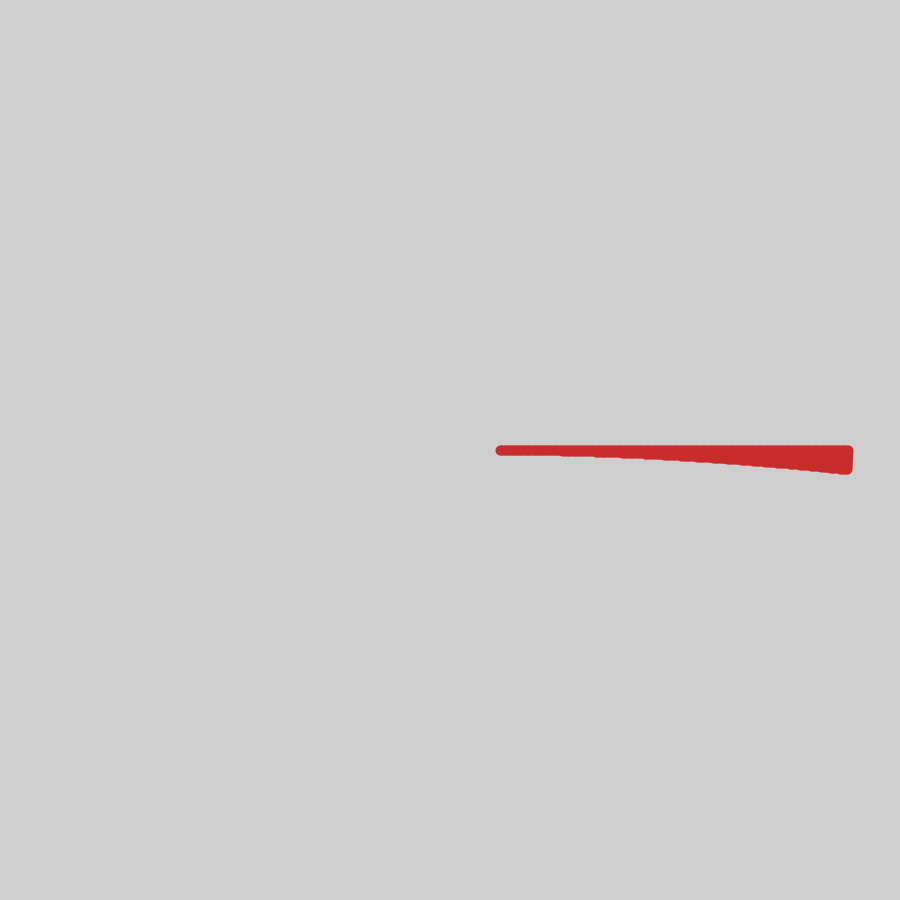
Frame 1 (no input)
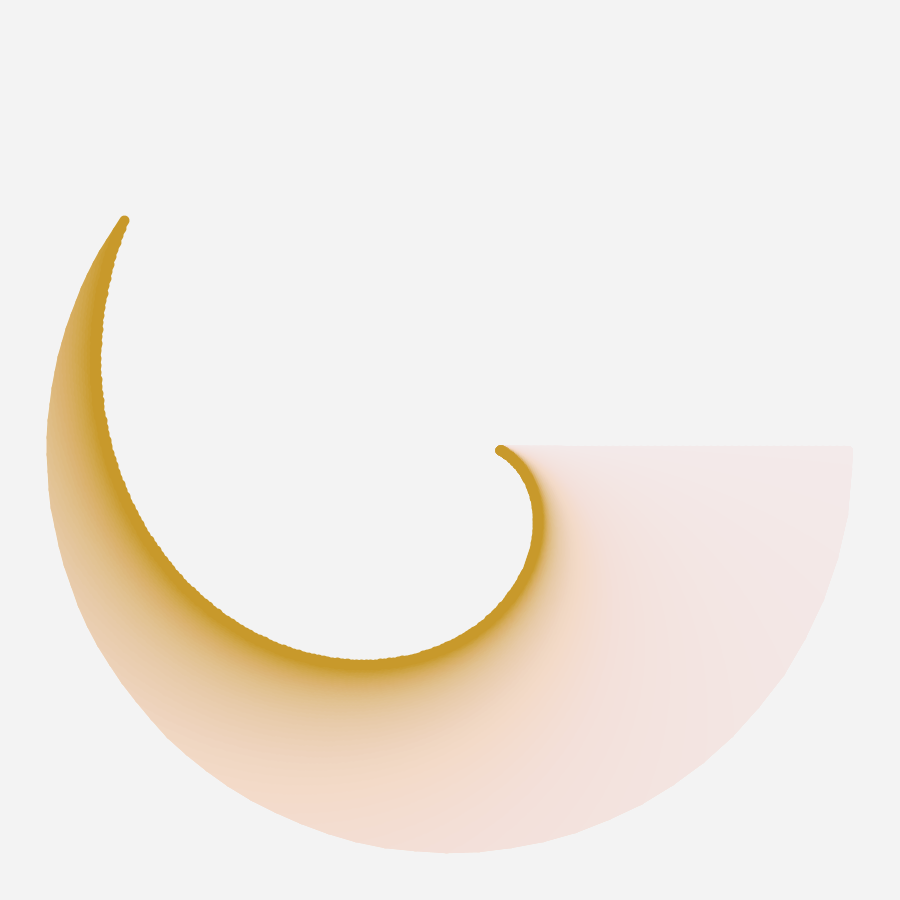
Frame 60 (the mouse pressed at the canvas centre just before this capture)
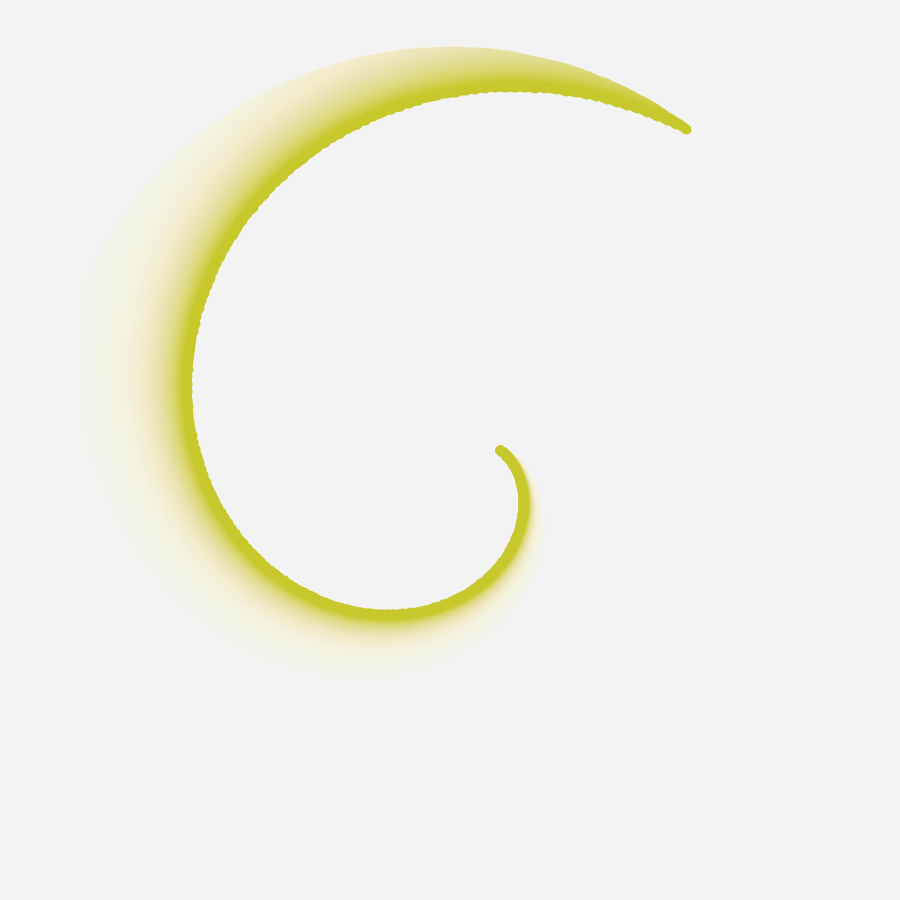
Frame 120 (the mouse held since frame 60 and released just before this capture)

The Processing sketch that drew these frames (run headless with seeded random() and noise(); from frame 60 on, the mouse is pressed at the canvas centre):

// Processing sketch: Circular_motion
// ── Circular_motion.pde
//import peasy.*;

//PeasyCam cam;

particle[] p;

void setup(){
  size(900, 900);
  //cam = new PeasyCam(this, 300);
  frameRate(150);
  p = new particle[200];
  for (int i=0; i<p.length; i++)
    //p[i] = new particle(random(50, 200), random(TWO_PI), (random(1)<0.5?1:-1)*random(HALF_PI, PI));
    p[i] = new particle(map(i, 0, p.length, 50, 400), 0, map(i, 0, p.length, 0, PI));
}

void draw(){
  //background(255, 10);
  fill(255, 10);
  noStroke();
  rect(0, 0, width, height);
  
  for (int i=0; i<p.length; i++){
    p[i].update();
    p[i].show();
  }
}

// ── Particle.pde
class particle{
  float a, avel, r;
  PVector pos, ppos;
  float hue = 0;
  
  particle(float r_, float a_, float avel_){
    r = r_;
    a = a_;
    avel = avel_;
    pos = new PVector(width/2+r*cos(a), height/2+r*sin(a));
    ppos = pos.copy();
  }
  
  void update(){
    a+=avel*dt();
    ppos = pos.copy();
    pos = new PVector(width/2+r*cos(a), height/2+r*sin(a));
    hue+=255/10*dt();
  }
  
  void show(){
    colorMode(HSB);
    stroke(hue%256, 200, 200);
    strokeWeight(10);
    line(ppos.x, ppos.y, pos.x, pos.y);
    colorMode(RGB);
  }
}

float dt(){
  return 1/frameRate;
}
